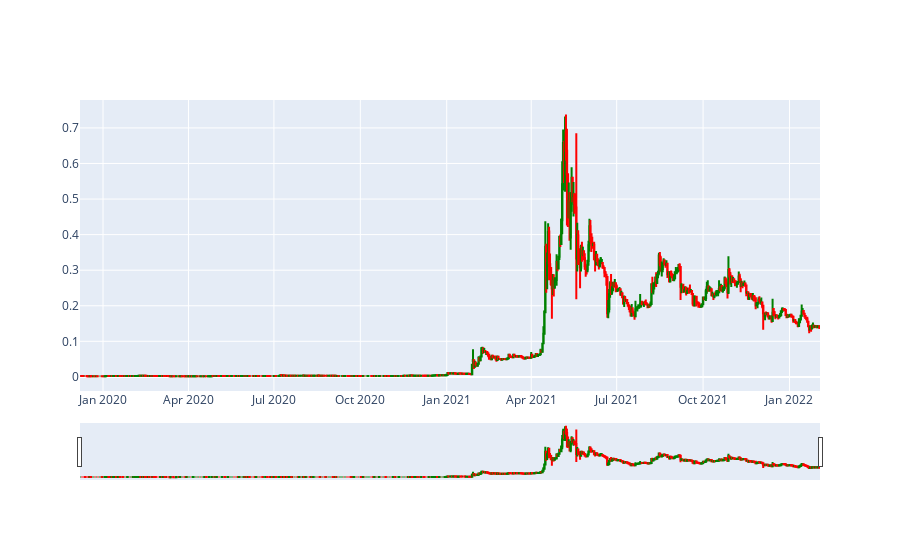

The cell this chart's notebook holds for it:
### Code cell
#Show the candlesticks on a chart
fig = go.Figure(data=[go.Candlestick(
    x=df.index,
    open=df['Open'],
    close = df['Close'],
    high = df['High'],
    low = df['Low'],
    increasing_line_color ='green',
    decreasing_line_color ='red'
)])
fig.show()

### Figure 1 — Plotly figure (JSON) as saved in the notebook; plotly's stock layout.template omitted (floating-point values rounded to 4 significant figures; data arrays with more than 128 entries replaced by an {"elided": "..."} marker saying what was removed)
{"data": [{"close": {"elided": "788 float values"}, "decreasing": {"line": {"color": "red"}}, "high": {"elided": "788 float values"}, "increasing": {"line": {"color": "green"}}, "low": {"elided": "788 float values"}, "open": {"elided": "788 float values"}, "type": "candlestick", "x": {"elided": "788 str values"}}], "layout": {}}
